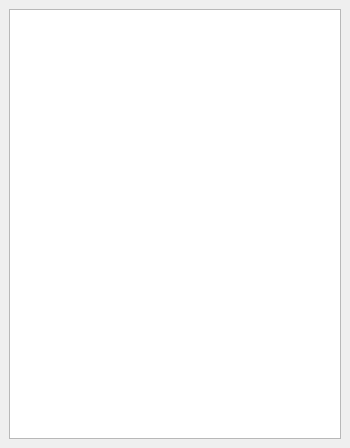
<?xml version="1.0" encoding="UTF-8"?>
<ui version="4.0">
 <class>ArrowsmithRedistrictDockWidgetBase</class>
 <widget class="QDockWidget" name="ArrowsmithRedistrictDockWidgetBase">
  <property name="geometry">
   <rect>
    <x>0</x>
    <y>0</y>
    <width>350</width>
    <height>448</height>
   </rect>
  </property>
  <property name="windowTitle">
   <string>Attributes</string>
  </property>
  <widget class="QWidget" name="dockWidgetContents">
   <layout class="QVBoxLayout" name="verticalLayout">
    <item>
     <widget class="QTableWidget" name="tblPop">
      <property name="baseSize">
       <size>
        <width>0</width>
        <height>0</height>
       </size>
      </property>
     </widget>
    </item>
   </layout>
  </widget>
 </widget>
 <resources/>
 <connections/>
</ui>
